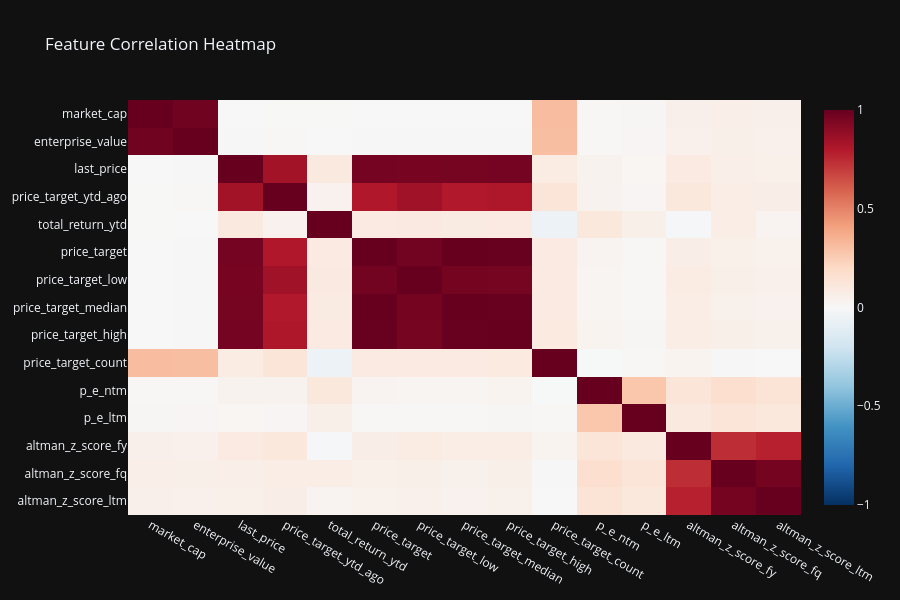

The notebook cell saved with this chart:
### Markdown cell above
## Cell 8: Numeric Feature Distributions

Examine distributions of key numeric metrics with statistical annotations (using engineered features).

### Code cell
# ============================================================================
# Cell 8: Numeric Feature Distributions
# ============================================================================

# Key metrics for comprehensive feature store (includes Phase 9.3 engineered features)
key_metrics = [
    'last_price', 'market_cap', 'enterprise_value', 'ebitda_ltm', 'p_e_ntm', 'beta_5y',
    'roe', 'roa', 'price_momentum_1m', 'piotroski_f_score'  # Phase 9.3 features
    ]
available_metrics = [m for m in key_metrics if m in all_stocks_features.columns]

if available_metrics:
    n_metrics = len(available_metrics)
    n_cols = 3
    n_rows = math.ceil(n_metrics / n_cols)

    fig, axes = plt.subplots(n_rows, n_cols, figsize=(16, 4 * n_rows))
    axes = axes.ravel() if n_metrics > 1 else [axes]

    for i, metric in enumerate(available_metrics):
        data = all_stocks_features[metric].dropna()

        if len(data) > 0:
            ax = axes[i]
            sns.histplot(data, bins=50, kde=True, ax=ax, color=COLOR_PALETTE['primary'])

            # Add statistics
            mean_val = data.mean()
            median_val = data.median()

            ax.axvline(mean_val, color=COLOR_PALETTE['warning'], linestyle='--',
                       label=f'Mean: {mean_val:,.2f}', linewidth=2)
            ax.axvline(median_val, color=COLOR_PALETTE['success'], linestyle='--',
                       label=f'Median: {median_val:,.2f}', linewidth=2)

            ax.set_title(f'Distribution: {metric}', fontsize=14, fontweight='bold')
            ax.set_xlabel(metric.replace('_', ' ').title())
            ax.set_ylabel('Frequency')
            ax.legend()
            ax.grid(True, alpha=0.3)

    # Hide unused subplots
    for j in range(i + 1, len(axes)):
        axes[j].axis('off')

    plt.tight_layout()
    plt.show()

    print(f'✓ Visualized {len(available_metrics)} key metrics')
else:
    print('⚠ No key metrics found in dataset')

# Correlation heatmap for key metrics (using engineered features)
numeric_cols = all_stocks_features.select_dtypes(include=[np.number]).columns.tolist()
if len(numeric_cols) >= 4:
    # Select top correlated features (prioritize Phase 9.3 features)
    corr_subset = numeric_cols[:15]  # Limit for readability
    corr_matrix = all_stocks_features[corr_subset].corr()

    fig_corr = px.imshow(
            corr_matrix,
            title='Feature Correlation Heatmap',
            template=PLOTLY_TEMPLATE,
            color_continuous_scale='RdBu_r',
            zmin=-1, zmax=1,
            aspect='auto',
            )
    fig_corr.update_layout(height=600)
    fig_corr.show()

### Figure 1 — Plotly figure (JSON) as saved in the notebook; plotly's stock layout.template omitted (floating-point values rounded to 4 significant figures; data arrays with more than 128 entries replaced by an {"elided": "..."} marker saying what was removed)
{"data": [{"coloraxis": "coloraxis", "name": "0", "x": ["market_cap", "enterprise_value", "last_price", "price_target_ytd_ago", "total_return_ytd", "price_target", "price_target_low", "price_target_median", "price_target_high", "price_target_count", "p_e_ntm", "p_e_ltm", "altman_z_score_fy", "altman_z_score_fq", "altman_z_score_ltm"], "y": ["market_cap", "enterprise_value", "last_price", "price_target_ytd_ago", "total_return_ytd", "price_target", "price_target_low", "price_target_median", "price_target_high", "price_target_count", "p_e_ntm", "p_e_ltm", "altman_z_score_fy", "altman_z_score_fq", "altman_z_score_ltm"], "z": {"elided": "15x15 float values"}, "type": "heatmap", "xaxis": "x", "yaxis": "y", "hovertemplate": "x: %{x}<br>y: %{y}<br>color: %{z}<extra></extra>"}], "layout": {"xaxis": {"anchor": "y", "domain": [0.0, 1.0]}, "yaxis": {"anchor": "x", "domain": [0.0, 1.0], "autorange": "reversed"}, "coloraxis": {"colorscale": [[0.0, "rgb(5,48,97)"], [0.1, "rgb(33,102,172)"], [0.2, "rgb(67,147,195)"], [0.3, "rgb(146,197,222)"], [0.4, "rgb(209,229,240)"], [0.5, "rgb(247,247,247)"], [0.6, "rgb(253,219,199)"], [0.7, "rgb(244,165,130)"], [0.8, "rgb(214,96,77)"], [0.9, "rgb(178,24,43)"], [1.0, "rgb(103,0,31)"]], "cmin": -1, "cmax": 1}, "title": {"text": "Feature Correlation Heatmap"}, "height": 600}}
